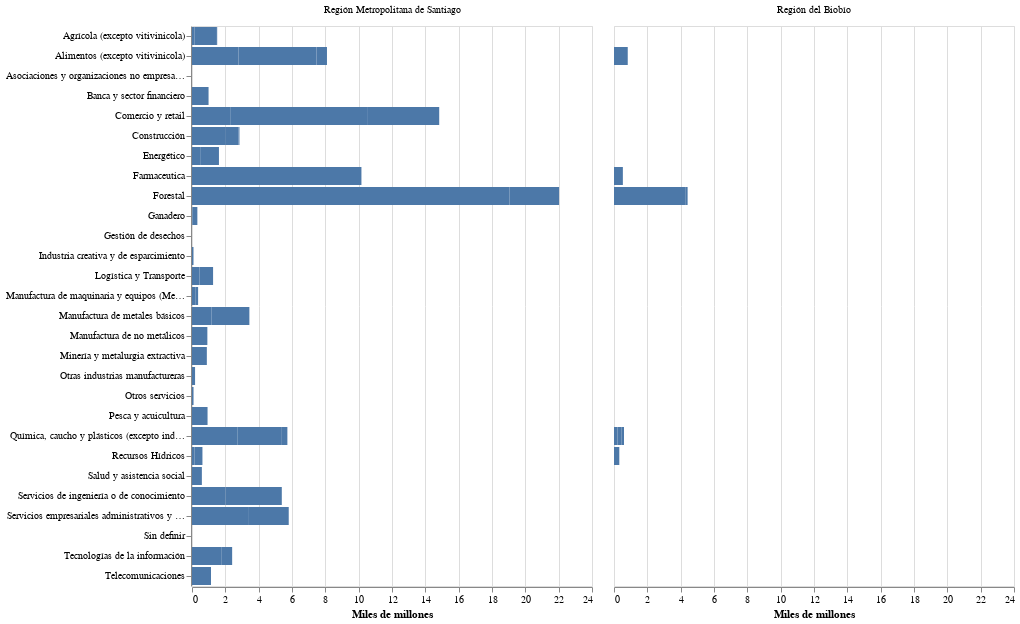

Source (notebook cell):
### Code cell
# Gráfico lo consideramos con información de data innovación -- sector Equivalente
chart_pg5A = alt.Chart(df_pg5).mark_bar().encode(
                y = alt.Y('sector_equivalente:O',title=None),
                x = alt.X('monto_consolidado_ley:Q', title='Miles de millones'),
                column = alt.Column('regionejecucion',title=None) 
            )
chart_pg5A

### Figure 1 — Vega-Lite specification as saved in the notebook (floating-point values rounded to 4 significant figures)
{"config": {"view": {"continuousWidth": 400, "continuousHeight": 300}}, "data": {"name": "data-cffc0159221571e0ff47dfd989e036dd"}, "mark": "bar", "encoding": {"column": {"type": "nominal", "field": "regionejecucion", "title": null}, "x": {"type": "quantitative", "field": "monto_consolidado_ley", "title": "Miles de millones"}, "y": {"type": "ordinal", "field": "sector_equivalente", "title": null}}, "$schema": "https://vega.github.io/schema/vega-lite/v4.8.1.json", "datasets": {"data-cffc0159221571e0ff47dfd989e036dd": [{"sector_equivalente": "Agrícola (excepto vitivinicola)", "regionejecucion": "Región Metropolitana de Santiago", "anio_adjudicacion": 2019, "aprobado_corfo": 250700000.0, "aprobado_privado": 89940000.0, "monto_consolidado_ley": 0.1406}, {"sector_equivalente": "Agrícola (excepto vitivinicola)", "regionejecucion": "Región Metropolitana de Santiago", "anio_adjudicacion": 2020, "aprobado_corfo": 0.0, "aprobado_privado": 0.0, "monto_consolidado_ley": 1.305}, {"sector_equivalente": "Agrícola (excepto vitivinicola)", "regionejecucion": "Región Metropolitana de Santiago", "anio_adjudicacion": 2021, "aprobado_corfo": 0.0, "aprobado_privado": 0.0, "monto_consolidado_ley": 0.06589}, {"sector_equivalente": "Alimentos (excepto vitivinicola)", "regionejecucion": "Región Metropolitana de Santiago", "anio_adjudicacion": 2019, "aprobado_corfo": 219200000.0, "aprobado_privado": 225400000.0, "monto_consolidado_ley": 2.793}, {"sector_equivalente": "Alimentos (excepto vitivinicola)", "regionejecucion": "Región Metropolitana de Santiago", "anio_adjudicacion": 2020, "aprobado_corfo": 0.0, "aprobado_privado": 0.0, "monto_consolidado_ley": 4.678}, {"sector_equivalente": "Alimentos (excepto vitivinicola)", "regionejecucion": "Región Metropolitana de Santiago", "anio_adjudicacion": 2021, "aprobado_corfo": 41630000.0, "aprobado_privado": 39800000.0, "monto_consolidado_ley": 0.6275}, {"sector_equivalente": "Alimentos (excepto vitivinicola)", "regionejecucion": "Región del Biobío", "anio_adjudicacion": 2019, "aprobado_corfo": 0.0, "aprobado_privado": 0.0, "monto_consolidado_ley": 0.8247}, {"sector_equivalente": "Asociaciones y organizaciones no empresariales ni gubernamentales", "regionejecucion": "Región Metropolitana de Santiago", "anio_adjudicacion": 2019, "aprobado_corfo": 107900000.0, "aprobado_privado": 53600000.0, "monto_consolidado_ley": 0.0}, {"sector_equivalente": "Banca y sector financiero", "regionejecucion": "Región Metropolitana de Santiago", "anio_adjudicacion": 2020, "aprobado_corfo": 0.0, "aprobado_privado": 0.0, "monto_consolidado_ley": 0.9935}, {"sector_equivalente": "Comercio y retail", "regionejecucion": "Región Metropolitana de Santiago", "anio_adjudicacion": 2019, "aprobado_corfo": 67720000.0, "aprobado_privado": 37910000.0, "monto_consolidado_ley": 2.293}, {"sector_equivalente": "Comercio y retail", "regionejecucion": "Región Metropolitana de Santiago", "anio_adjudicacion": 2020, "aprobado_corfo": 336400000.0, "aprobado_privado": 306500000.0, "monto_consolidado_ley": 8.213}, {"sector_equivalente": "Comercio y retail", "regionejecucion": "Región Metropolitana de Santiago", "anio_adjudicacion": 2021, "aprobado_corfo": 352500000.0, "aprobado_privado": 136000000.0, "monto_consolidado_ley": 4.327}, {"sector_equivalente": "Construcción", "regionejecucion": "Región Metropolitana de Santiago", "anio_adjudicacion": 2019, "aprobado_corfo": 0.0, "aprobado_privado": 0.0, "monto_consolidado_ley": 1.987}, {"sector_equivalente": "Construcción", "regionejecucion": "Región Metropolitana de Santiago", "anio_adjudicacion": 2020, "aprobado_corfo": 0.0, "aprobado_privado": 0.0, "monto_consolidado_ley": 0.8023}, {"sector_equivalente": "Construcción", "regionejecucion": "Región Metropolitana de Santiago", "anio_adjudicacion": 2021, "aprobado_corfo": 0.0, "aprobado_privado": 0.0, "monto_consolidado_ley": 0.05784}, {"sector_equivalente": "Construcción", "regionejecucion": "Región del Biobío", "anio_adjudicacion": 2021, "aprobado_corfo": 212500000.0, "aprobado_privado": 99470000.0, "monto_consolidado_ley": 0.0}, {"sector_equivalente": "Energético", "regionejecucion": "Región Metropolitana de Santiago", "anio_adjudicacion": 2019, "aprobado_corfo": 0.0, "aprobado_privado": 0.0, "monto_consolidado_ley": 0.4906}, {"sector_equivalente": "Energético", "regionejecucion": "Región Metropolitana de Santiago", "anio_adjudicacion": 2020, "aprobado_corfo": 0.0, "aprobado_privado": 0.0, "monto_consolidado_ley": 1.126}, {"sector_equivalente": "Energético", "regionejecucion": "Región del Biobío", "anio_adjudicacion": 2021, "aprobado_corfo": 120000000.0, "aprobado_privado": 52000000.0, "monto_consolidado_ley": 0.0}, {"sector_equivalente": "Farmaceutica", "regionejecucion": "Región Metropolitana de Santiago", "anio_adjudicacion": 2020, "aprobado_corfo": 0.0, "aprobado_privado": 0.0, "monto_consolidado_ley": 10.17}, {"sector_equivalente": "Farmaceutica", "regionejecucion": "Región del Biobío", "anio_adjudicacion": 2020, "aprobado_corfo": 0.0, "aprobado_privado": 0.0, "monto_consolidado_ley": 0.5318}, {"sector_equivalente": "Farmaceutica", "regionejecucion": "Región del Biobío", "anio_adjudicacion": 2021, "aprobado_corfo": 100000000.0, "aprobado_privado": 185700000.0, "monto_consolidado_ley": 0.0}, {"sector_equivalente": "Forestal", "regionejecucion": "Región Metropolitana de Santiago", "anio_adjudicacion": 2019, "aprobado_corfo": 0.0, "aprobado_privado": 0.0, "monto_consolidado_ley": 19.06}, {"sector_equivalente": "Forestal", "regionejecucion": "Región Metropolitana de Santiago", "anio_adjudicacion": 2020, "aprobado_corfo": 0.0, "aprobado_privado": 0.0, "monto_consolidado_ley": 2.969}, {"sector_equivalente": "Forestal", "regionejecucion": "Región del Biobío", "anio_adjudicacion": 2019, "aprobado_corfo": 76220000.0, "aprobado_privado": 114400000.0, "monto_consolidado_ley": 0.0}, {"sector_equivalente": "Forestal", "regionejecucion": "Región del Biobío", "anio_adjudicacion": 2020, "aprobado_corfo": 0.0, "aprobado_privado": 0.0, "monto_consolidado_ley": 4.306}, {"sector_equivalente": "Forestal", "regionejecucion": "Región del Biobío", "anio_adjudicacion": 2021, "aprobado_corfo": 0.0, "aprobado_privado": 0.0, "monto_consolidado_ley": 0.1109}, {"sector_equivalente": "Ganadero", "regionejecucion": "Región Metropolitana de Santiago", "anio_adjudicacion": 2019, "aprobado_corfo": 0.0, "aprobado_privado": 0.0, "monto_consolidado_ley": 0.02618}, {"sector_equivalente": "Ganadero", "regionejecucion": "Región Metropolitana de Santiago", "anio_adjudicacion": 2020, "aprobado_corfo": 0.0, "aprobado_privado": 0.0, "monto_consolidado_ley": 0.2955}, {"sector_equivalente": "Gestión de desechos", "regionejecucion": "Región del Biobío", "anio_adjudicacion": 2019, "aprobado_corfo": 93420000.0, "aprobado_privado": 25740000.0, "monto_consolidado_ley": 0.0}, {"sector_equivalente": "Gestión de desechos", "regionejecucion": "Región del Biobío", "anio_adjudicacion": 2021, "aprobado_corfo": 100000000.0, "aprobado_privado": 47250000.0, "monto_consolidado_ley": 0.0}, {"sector_equivalente": "Industria creativa y de esparcimiento", "regionejecucion": "Región Metropolitana de Santiago", "anio_adjudicacion": 2019, "aprobado_corfo": 0.0, "aprobado_privado": 0.0, "monto_consolidado_ley": 0.08942}, {"sector_equivalente": "Logística y Transporte", "regionejecucion": "Región Metropolitana de Santiago", "anio_adjudicacion": 2019, "aprobado_corfo": 0.0, "aprobado_privado": 0.0, "monto_consolidado_ley": 0.4524}, {"sector_equivalente": "Logística y Transporte", "regionejecucion": "Región Metropolitana de Santiago", "anio_adjudicacion": 2020, "aprobado_corfo": 122500000.0, "aprobado_privado": 53700000.0, "monto_consolidado_ley": 0.8124}, {"sector_equivalente": "Manufactura de maquinaria y equipos (Metalmecánico)", "regionejecucion": "Región Metropolitana de Santiago", "anio_adjudicacion": 2019, "aprobado_corfo": 0.0, "aprobado_privado": 0.0, "monto_consolidado_ley": 0.2229}, {"sector_equivalente": "Manufactura de maquinaria y equipos (Metalmecánico)", "regionejecucion": "Región Metropolitana de Santiago", "anio_adjudicacion": 2020, "aprobado_corfo": 0.0, "aprobado_privado": 0.0, "monto_consolidado_ley": 0.1441}, {"sector_equivalente": "Manufactura de metales básicos", "regionejecucion": "Región Metropolitana de Santiago", "anio_adjudicacion": 2019, "aprobado_corfo": 0.0, "aprobado_privado": 0.0, "monto_consolidado_ley": 1.177}, {"sector_equivalente": "Manufactura de metales básicos", "regionejecucion": "Región Metropolitana de Santiago", "anio_adjudicacion": 2020, "aprobado_corfo": 127500000.0, "aprobado_privado": 40240000.0, "monto_consolidado_ley": 2.266}, {"sector_equivalente": "Manufactura de no metálicos", "regionejecucion": "Región Metropolitana de Santiago", "anio_adjudicacion": 2019, "aprobado_corfo": 0.0, "aprobado_privado": 0.0, "monto_consolidado_ley": 0.72}, {"sector_equivalente": "Manufactura de no metálicos", "regionejecucion": "Región Metropolitana de Santiago", "anio_adjudicacion": 2020, "aprobado_corfo": 0.0, "aprobado_privado": 0.0, "monto_consolidado_ley": 0.2017}, {"sector_equivalente": "Minería y metalurgia extractiva", "regionejecucion": "Región Metropolitana de Santiago", "anio_adjudicacion": 2020, "aprobado_corfo": 0.0, "aprobado_privado": 0.0, "monto_consolidado_ley": 0.8904}, {"sector_equivalente": "Minería y metalurgia extractiva", "regionejecucion": "Región del Biobío", "anio_adjudicacion": 2019, "aprobado_corfo": 148600000.0, "aprobado_privado": 64000000.0, "monto_consolidado_ley": 0.0}, {"sector_equivalente": "Otras industrias manufactureras", "regionejecucion": "Región Metropolitana de Santiago", "anio_adjudicacion": 2020, "aprobado_corfo": 0.0, "aprobado_privado": 0.0, "monto_consolidado_ley": 0.184}, {"sector_equivalente": "Otros servicios", "regionejecucion": "Región Metropolitana de Santiago", "anio_adjudicacion": 2020, "aprobado_corfo": 0.0, "aprobado_privado": 0.0, "monto_consolidado_ley": 0.09196}, {"sector_equivalente": "Pesca y acuicultura", "regionejecucion": "Región Metropolitana de Santiago", "anio_adjudicacion": 2020, "aprobado_corfo": 0.0, "aprobado_privado": 0.0, "monto_consolidado_ley": 0.9332}, {"sector_equivalente": "Química, caucho y plásticos (excepto industria farmaceutica)", "regionejecucion": "Región Metropolitana de Santiago", "anio_adjudicacion": 2019, "aprobado_corfo": 135900000.0, "aprobado_privado": 201600000.0, "monto_consolidado_ley": 2.718}, {"sector_equivalente": "Química, caucho y plásticos (excepto industria farmaceutica)", "regionejecucion": "Región Metropolitana de Santiago", "anio_adjudicacion": 2020, "aprobado_corfo": 109400000.0, "aprobado_privado": 32310000.0, "monto_consolidado_ley": 2.672}, {"sector_equivalente": "Química, caucho y plásticos (excepto industria farmaceutica)", "regionejecucion": "Región Metropolitana de Santiago", "anio_adjudicacion": 2021, "aprobado_corfo": 219500000.0, "aprobado_privado": 100800000.0, "monto_consolidado_ley": 0.332}, {"sector_equivalente": "Química, caucho y plásticos (excepto industria farmaceutica)", "regionejecucion": "Región del Biobío", "anio_adjudicacion": 2019, "aprobado_corfo": 349600000.0, "aprobado_privado": 225400000.0, "monto_consolidado_ley": 0.2071}, {"sector_equivalente": "Química, caucho y plásticos (excepto industria farmaceutica)", "regionejecucion": "Región del Biobío", "anio_adjudicacion": 2020, "aprobado_corfo": 0.0, "aprobado_privado": 0.0, "monto_consolidado_ley": 0.2534}, {"sector_equivalente": "Química, caucho y plásticos (excepto industria farmaceutica)", "regionejecucion": "Región del Biobío", "anio_adjudicacion": 2021, "aprobado_corfo": 95080000.0, "aprobado_privado": 40920000.0, "monto_consolidado_ley": 0.1395}, {"sector_equivalente": "Recursos Hídricos", "regionejecucion": "Región Metropolitana de Santiago", "anio_adjudicacion": 2019, "aprobado_corfo": 0.0, "aprobado_privado": 0.0, "monto_consolidado_ley": 0.1582}, {"sector_equivalente": "Recursos Hídricos", "regionejecucion": "Región Metropolitana de Santiago", "anio_adjudicacion": 2020, "aprobado_corfo": 0.0, "aprobado_privado": 0.0, "monto_consolidado_ley": 0.4683}, {"sector_equivalente": "Recursos Hídricos", "regionejecucion": "Región del Biobío", "anio_adjudicacion": 2020, "aprobado_corfo": 150000000.0, "aprobado_privado": 278600000.0, "monto_consolidado_ley": 0.3187}, {"sector_equivalente": "Salud y asistencia social", "regionejecucion": "Región Metropolitana de Santiago", "anio_adjudicacion": 2019, "aprobado_corfo": 139800000.0, "aprobado_privado": 34960000.0, "monto_consolidado_ley": 0.592}, {"sector_equivalente": "Salud y asistencia social", "regionejecucion": "Región Metropolitana de Santiago", "anio_adjudicacion": 2021, "aprobado_corfo": 173400000.0, "aprobado_privado": 60140000.0, "monto_consolidado_ley": 0.0}, {"sector_equivalente": "Salud y asistencia social", "regionejecucion": "Región del Biobío", "anio_adjudicacion": 2019, "aprobado_corfo": 160000000.0, "aprobado_privado": 68580000.0, "monto_consolidado_ley": 0.0}, {"sector_equivalente": "Servicios de ingeniería o de conocimiento", "regionejecucion": "Región Metropolitana de Santiago", "anio_adjudicacion": 2019, "aprobado_corfo": 1885000000.0, "aprobado_privado": 1366000000.0, "monto_consolidado_ley": 2.017}, {"sector_equivalente": "Servicios de ingeniería o de conocimiento", "regionejecucion": "Región Metropolitana de Santiago", "anio_adjudicacion": 2020, "aprobado_corfo": 362100000.0, "aprobado_privado": 978600000.0, "monto_consolidado_ley": 3.371}, {"sector_equivalente": "Servicios de ingeniería o de conocimiento", "regionejecucion": "Región Metropolitana de Santiago", "anio_adjudicacion": 2021, "aprobado_corfo": 800700000.0, "aprobado_privado": 353700000.0, "monto_consolidado_ley": 0.0}, {"sector_equivalente": "Servicios de ingeniería o de conocimiento", "regionejecucion": "Región del Biobío", "anio_adjudicacion": 2021, "aprobado_corfo": 114300000.0, "aprobado_privado": 28710000.0, "monto_consolidado_ley": 0.0}, {"sector_equivalente": "Servicios empresariales administrativos y de apoyo", "regionejecucion": "Región Metropolitana de Santiago", "anio_adjudicacion": 2019, "aprobado_corfo": 115800000.0, "aprobado_privado": 53640000.0, "monto_consolidado_ley": 3.365}, {"sector_equivalente": "Servicios empresariales administrativos y de apoyo", "regionejecucion": "Región Metropolitana de Santiago", "anio_adjudicacion": 2020, "aprobado_corfo": 58470000.0, "aprobado_privado": 25220000.0, "monto_consolidado_ley": 2.439}, {"sector_equivalente": "Servicios empresariales administrativos y de apoyo", "regionejecucion": "Región del Biobío", "anio_adjudicacion": 2019, "aprobado_corfo": 519200000.0, "aprobado_privado": 356800000.0, "monto_consolidado_ley": 0.0}, {"sector_equivalente": "Sin definir", "regionejecucion": "Región Metropolitana de Santiago", "anio_adjudicacion": 2020, "aprobado_corfo": 1042000000.0, "aprobado_privado": 783100000.0, "monto_consolidado_ley": 0.0}, {"sector_equivalente": "Sin definir", "regionejecucion": "Región Metropolitana de Santiago", "anio_adjudicacion": 2021, "aprobado_corfo": 1100000000.0, "aprobado_privado": 459300000.0, "monto_consolidado_ley": 0.0}, {"sector_equivalente": "Sin definir", "regionejecucion": "Región del Biobío", "anio_adjudicacion": 2019, "aprobado_corfo": 144400000.0, "aprobado_privado": 32600000.0, "monto_consolidado_ley": 0.0}, {"sector_equivalente": "Sin definir", "regionejecucion": "Región del Biobío", "anio_adjudicacion": 2021, "aprobado_corfo": 374300000.0, "aprobado_privado": 155300000.0, "monto_consolidado_ley": 0.0}, {"sector_equivalente": "Tecnologías de la información", "regionejecucion": "Región Metropolitana de Santiago", "anio_adjudicacion": 2019, "aprobado_corfo": 869600000.0, "aprobado_privado": 679100000.0, "monto_consolidado_ley": 0.3009}, {"sector_equivalente": "Tecnologías de la información", "regionejecucion": "Región Metropolitana de Santiago", "anio_adjudicacion": 2020, "aprobado_corfo": 181700000.0, "aprobado_privado": 118400000.0, "monto_consolidado_ley": 1.453}, {"sector_equivalente": "Tecnologías de la información", "regionejecucion": "Región Metropolitana de Santiago", "anio_adjudicacion": 2021, "aprobado_corfo": 393900000.0, "aprobado_privado": 158500000.0, "monto_consolidado_ley": 0.6552}, {"sector_equivalente": "Telecomunicaciones", "regionejecucion": "Región Metropolitana de Santiago", "anio_adjudicacion": 2019, "aprobado_corfo": 226800000.0, "aprobado_privado": 226800000.0, "monto_consolidado_ley": 1.139}]}}
